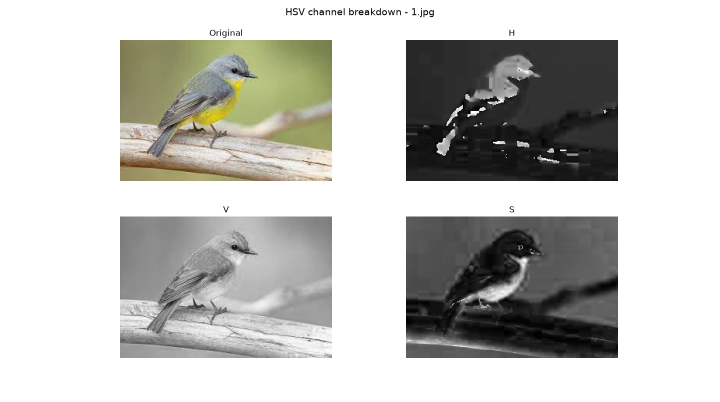
#> input picture Figure_1.png, 1440 x 804 px (shown at 1/2 size)
$ python -i a1.py   (imports and definitions only)
#> lines starting #> are read from the running program, lines starting #| are printed output that depends on the picture; after the words box and inside, x2 and y2 are one past the last pixel; in counts of white or black regions, pixels touching at a corner belong together
"""
Feature analysis and K-NN classification on the Animals10 dataset.

Command-line usage:
    python a1.py -c HSV|YCrCb <image-file-path>
    python a1.py -f SIFT <image-file-path>
    python a1.py -f HOG <image-file-path>
    python a1.py -r <main-image-folder>

Author: TONMOY DAY SARKAR.
"""

import os
import re
import argparse

import numpy as np
import cv2
import matplotlib.pyplot as plt
from skimage.feature import hog
from skimage import exposure

# --------------------------------------------------------------------------
# Configuration used by the classification pipeline (Task Two).
# Feel free to tune these and discuss the effect of each in the report,
# as required by the "Notes on Marking" / report requirements section.
# --------------------------------------------------------------------------
IMG_RESIZE = (128, 128)     # all images are resized to this (w, h) before
                             # feature extraction so that every image
                             # produces a feature vector of the same length
HOG_ORIENTATIONS = 9
HOG_PIXELS_PER_CELL = (8, 8)
HOG_CELLS_PER_BLOCK = (2, 2)
KNN_K = 5
N_RUNS = 5
TRAIN_RATIO = 0.8


# ==========================================================================
# Task One.2 - HSV / YCrCb channel visualisation
# ==========================================================================
# [48 lines left out: function visualise_channels, not called in this run]


# ==========================================================================
# Task One.3 - SIFT keypoint visualisation
# ==========================================================================
def visualise_sift(image_path):
    """
    Detect SIFT keypoints and draw, for each keypoint:
      - a '+' cross at the keypoint location
      - a circle whose radius is proportional to the keypoint scale
      - a line from the centre to the circle indicating orientation
    """
#> called with image_path = 'Figure_1.png'
    bgr = cv2.imread(image_path)
#> bgr is the input picture: shape (804, 1440, 3); mean B, G, R 191.6, 195.4, 195.6
    if bgr is None:
        raise FileNotFoundError(f"Could not read image: {image_path}")
    gray = cv2.cvtColor(bgr, cv2.COLOR_BGR2GRAY)
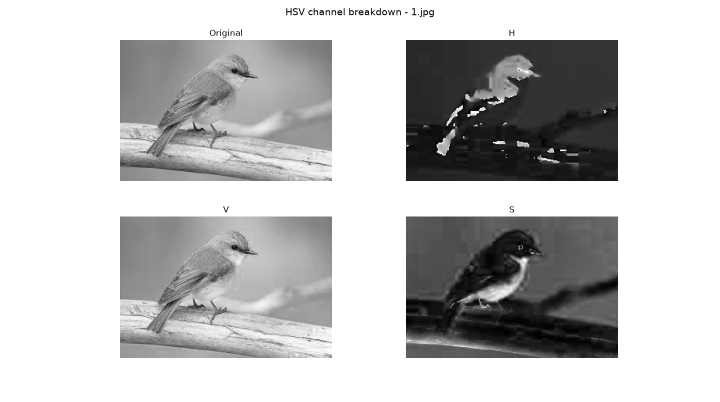
#> gray: shape (804, 1440) (shown at 1/2 size); min 0, max 255, mean 195

    sift = cv2.SIFT_create()
    keypoints = sift.detect(gray, None)
#> keypoints = 1500 keypoints; strongest (x, y, size): (786, 29, 2.1), (780, 29, 2.1), (643, 27, 2), (1122, 300, 2.6)

    canvas = bgr.copy()
    cross_half_len = 3  # pixels, half-length of the '+' cross

    for kp in keypoints:
        x, y = kp.pt
        x, y = int(round(x)), int(round(y))
        # radius proportional to the keypoint scale (kp.size is the
        # diameter of the meaningful keypoint neighbourhood)
        radius = max(1, int(round(kp.size / 2.0)))
        angle_deg = kp.angle if kp.angle >= 0 else 0.0
        angle_rad = np.deg2rad(angle_deg)

        # '+' cross at the keypoint centre
        cv2.line(canvas, (x - cross_half_len, y), (x + cross_half_len, y),
                  (0, 255, 0), 1)
        cv2.line(canvas, (x, y - cross_half_len), (x, y + cross_half_len),
                  (0, 255, 0), 1)

        # circle proportional to scale
        cv2.circle(canvas, (x, y), radius, (255, 0, 0), 1)

        # orientation line from centre to the edge of the circle
        end_x = int(round(x + radius * np.cos(angle_rad)))
        end_y = int(round(y + radius * np.sin(angle_rad)))
        cv2.line(canvas, (x, y), (end_x, end_y), (0, 0, 255), 1)
#> this loop made 1500 passes
#> (kp, x, y, radius, angle_deg, angle_rad, end_x, end_y) on passes 1 to 3: (keypoint at (168, 372.2), size 153.9, 168, 372, 77, 179, 3.12, 91, 373), (keypoint at (204.1, 609.6), size 77.3, 204, 610, 39, 171.1, 2.99, 165, 616), (keypoint at (204.2, 257.2), size 76.4, 204, 257, 38, 172.4, 3.01, 166, 262)
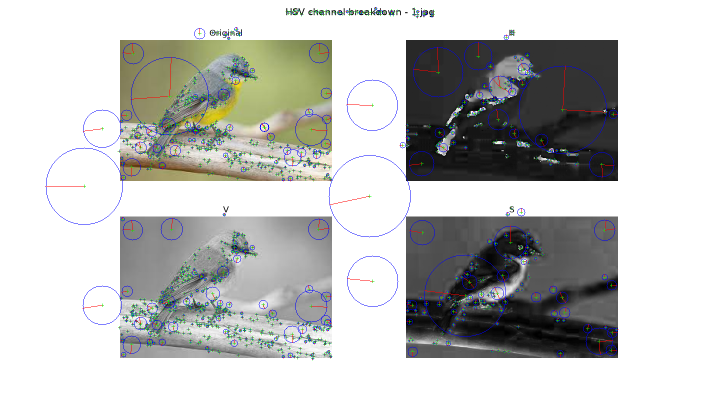
#> canvas: shape (804, 1440, 3) (shown at 1/2 size); 2.74% of pixels changed, all inside (x1, y1, x2, y2) = (91, 14, 1237, 721)

    canvas_rgb = cv2.cvtColor(canvas, cv2.COLOR_BGR2RGB)
    original_rgb = cv2.cvtColor(bgr, cv2.COLOR_BGR2RGB)

    # Required layout: Original Image | Image with overlapped keypoints
    fig, axes = plt.subplots(1, 2, figsize=(12, 6))
    axes[0].imshow(original_rgb)
    axes[0].set_title("Original Image")
    axes[0].axis("off")

    axes[1].imshow(canvas_rgb)
    axes[1].set_title(f"Image with overlapped keypoints "
                       f"({len(keypoints)} found)")
    axes[1].axis("off")

    fig.suptitle(f"SIFT keypoints - {os.path.basename(image_path)}",
                 fontsize=14)
    plt.subplots_adjust(top=0.88, wspace=0.05)
    plt.show()
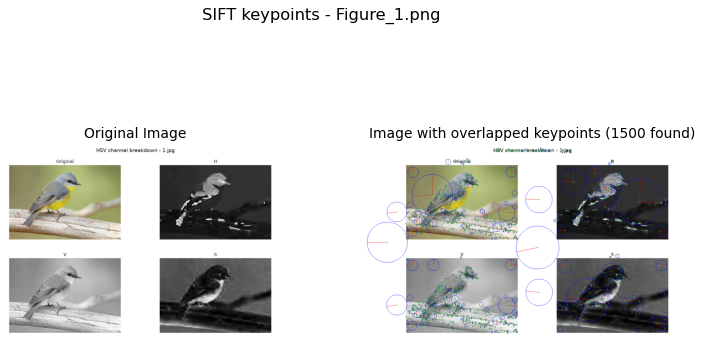
#> figure drawn by matplotlib, 2 panels


# ==========================================================================
# Task One.4 - HOG visualisation
# ==========================================================================
# [288 lines left out: functions visualise_hog, natural_sort_key, extract_hog_feature_vector, load_dataset, stratified_split, build_feature_matrix and 5 more, not called in this run]


# [2 lines not run here, left out]

>>> result = visualise_sift('Figure_1.png')
